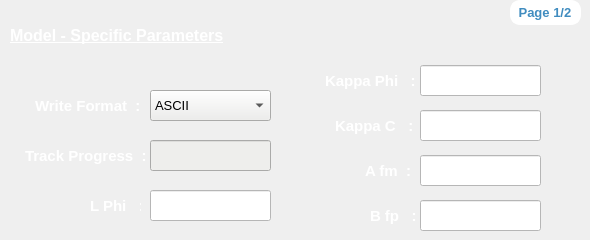
      <widget class="QWidget" name="page_6">
       <property name="styleSheet">
        <string notr="true">#page_6{
background-color: rgb(64, 140, 191);
}
</string>
       </property>
       <widget class="QLabel" name="label_102">
        <property name="geometry">
         <rect>
          <x>510</x>
          <y>0</y>
          <width>71</width>
          <height>25</height>
         </rect>
        </property>
        <property name="font">
         <font>
          <family>Ubuntu</family>
          <pointsize>10</pointsize>
          <weight>75</weight>
          <bold>true</bold>
         </font>
        </property>
        <property name="styleSheet">
         <string notr="true">background-color: rgb(255, 255, 255);
border : 2px solid white;
border-radius :10px;
color :rgb(64, 140, 191);</string>
        </property>
        <property name="text">
         <string> Page 1/2</string>
        </property>
       </widget>
       <widget class="QLabel" name="label_105">
        <property name="geometry">
         <rect>
          <x>325</x>
          <y>65</y>
          <width>91</width>
          <height>31</height>
         </rect>
        </property>
        <property name="font">
         <font>
          <family>Ubuntu</family>
          <pointsize>11</pointsize>
          <weight>75</weight>
          <italic>false</italic>
          <bold>true</bold>
         </font>
        </property>
        <property name="styleSheet">
         <string notr="true">color: rgb(255, 255, 255);</string>
        </property>
        <property name="text">
         <string>Kappa Phi   :</string>
        </property>
       </widget>
       <widget class="QLineEdit" name="kappaPhiCH">
        <property name="geometry">
         <rect>
          <x>420</x>
          <y>65</y>
          <width>121</width>
          <height>31</height>
         </rect>
        </property>
        <property name="styleSheet">
         <string notr="true">background-color: rgb(255, 255, 255);</string>
        </property>
        <property name="text">
         <string/>
        </property>
       </widget>
       <widget class="QLabel" name="label_106">
        <property name="geometry">
         <rect>
          <x>335</x>
          <y>110</y>
          <width>81</width>
          <height>31</height>
         </rect>
        </property>
        <property name="font">
         <font>
          <family>Ubuntu</family>
          <pointsize>11</pointsize>
          <weight>75</weight>
          <italic>false</italic>
          <bold>true</bold>
         </font>
        </property>
        <property name="styleSheet">
         <string notr="true">color: rgb(255, 255, 255);</string>
        </property>
        <property name="text">
         <string>Kappa C   :</string>
        </property>
       </widget>
       <widget class="QLineEdit" name="kappaCCH">
        <property name="geometry">
         <rect>
          <x>420</x>
          <y>110</y>
          <width>121</width>
          <height>31</height>
         </rect>
        </property>
        <property name="styleSheet">
         <string notr="true">background-color: rgb(255, 255, 255);</string>
        </property>
        <property name="text">
         <string/>
        </property>
       </widget>
       <widget class="QLineEdit" name="afmCH">
        <property name="geometry">
         <rect>
          <x>420</x>
          <y>155</y>
          <width>121</width>
          <height>31</height>
         </rect>
        </property>
        <property name="styleSheet">
         <string notr="true">background-color: rgb(255, 255, 255);</string>
        </property>
        <property name="text">
         <string/>
        </property>
       </widget>
       <widget class="QLabel" name="label_107">
        <property name="geometry">
         <rect>
          <x>365</x>
          <y>155</y>
          <width>51</width>
          <height>31</height>
         </rect>
        </property>
        <property name="font">
         <font>
          <family>Ubuntu</family>
          <pointsize>11</pointsize>
          <weight>75</weight>
          <italic>false</italic>
          <bold>true</bold>
         </font>
        </property>
        <property name="styleSheet">
         <string notr="true">color: rgb(255, 255, 255);</string>
        </property>
        <property name="text">
         <string>A fm  :</string>
        </property>
       </widget>
       <widget class="QLineEdit" name="bfpCH">
        <property name="geometry">
         <rect>
          <x>420</x>
          <y>200</y>
          <width>121</width>
          <height>31</height>
         </rect>
        </property>
        <property name="styleSheet">
         <string notr="true">background-color: rgb(255, 255, 255);</string>
        </property>
        <property name="text">
         <string/>
        </property>
       </widget>
       <widget class="QLabel" name="label_108">
        <property name="geometry">
         <rect>
          <x>370</x>
          <y>200</y>
          <width>51</width>
          <height>31</height>
         </rect>
        </property>
        <property name="font">
         <font>
          <family>Ubuntu</family>
          <pointsize>11</pointsize>
          <weight>75</weight>
          <italic>false</italic>
          <bold>true</bold>
         </font>
        </property>
        <property name="styleSheet">
         <string notr="true">color: rgb(255, 255, 255);</string>
        </property>
        <property name="text">
         <string>B fp   :</string>
        </property>
       </widget>
       <widget class="QComboBox" name="writeFormatCH">
        <property name="geometry">
         <rect>
          <x>150</x>
          <y>90</y>
          <width>121</width>
          <height>31</height>
         </rect>
        </property>
        <property name="font">
         <font>
          <family>Ubuntu</family>
          <pointsize>10</pointsize>
          <italic>false</italic>
         </font>
        </property>
        <property name="styleSheet">
         <string notr="true">
background-color: rgb(238, 238, 236);
</string>
        </property>
        <item>
         <property name="text">
          <string>ASCII</string>
         </property>
        </item>
        <item>
         <property name="text">
          <string>BINARY</string>
         </property>
        </item>
       </widget>
       <widget class="QLineEdit" name="trackProgressCH">
        <property name="geometry">
         <rect>
          <x>150</x>
          <y>140</y>
          <width>121</width>
          <height>31</height>
         </rect>
        </property>
        <property name="styleSheet">
         <string notr="true">background-color: rgb(238, 238, 236);</string>
        </property>
       </widget>
       <widget class="QLabel" name="label_131">
        <property name="geometry">
         <rect>
          <x>35</x>
          <y>90</y>
          <width>111</width>
          <height>31</height>
         </rect>
        </property>
        <property name="font">
         <font>
          <family>Ubuntu</family>
          <pointsize>11</pointsize>
          <weight>75</weight>
          <italic>false</italic>
          <bold>true</bold>
         </font>
        </property>
        <property name="styleSheet">
         <string notr="true">color: rgb(255, 255, 255);</string>
        </property>
        <property name="text">
         <string>Write Format  :</string>
        </property>
       </widget>
       <widget class="QLabel" name="label_130">
        <property name="geometry">
         <rect>
          <x>25</x>
          <y>140</y>
          <width>121</width>
          <height>31</height>
         </rect>
        </property>
        <property name="font">
         <font>
          <family>Ubuntu</family>
          <pointsize>11</pointsize>
          <weight>75</weight>
          <italic>false</italic>
          <bold>true</bold>
         </font>
        </property>
        <property name="styleSheet">
         <string notr="true">color: rgb(255, 255, 255);</string>
        </property>
        <property name="text">
         <string>Track Progress  :</string>
        </property>
       </widget>
       <widget class="QLineEdit" name="lPhiCH">
        <property name="geometry">
         <rect>
          <x>150</x>
          <y>190</y>
          <width>121</width>
          <height>31</height>
         </rect>
        </property>
        <property name="styleSheet">
         <string notr="true">background-color: rgb(255, 255, 255);</string>
        </property>
        <property name="text">
         <string/>
        </property>
       </widget>
       <widget class="QLabel" name="label_104">
        <property name="geometry">
         <rect>
          <x>90</x>
          <y>190</y>
          <width>51</width>
          <height>31</height>
         </rect>
        </property>
        <property name="font">
         <font>
          <family>Ubuntu</family>
          <pointsize>11</pointsize>
          <weight>75</weight>
          <italic>false</italic>
          <bold>true</bold>
         </font>
        </property>
        <property name="styleSheet">
         <string notr="true">color: rgb(255, 255, 255);</string>
        </property>
        <property name="text">
         <string>L Phi   :</string>
        </property>
       </widget>
       <widget class="QLabel" name="label_133">
        <property name="geometry">
         <rect>
          <x>10</x>
          <y>20</y>
          <width>221</width>
          <height>31</height>
         </rect>
        </property>
        <property name="font">
         <font>
          <family>Ubuntu</family>
          <pointsize>12</pointsize>
          <weight>75</weight>
          <italic>false</italic>
          <bold>true</bold>
          <underline>true</underline>
         </font>
        </property>
        <property name="styleSheet">
         <string notr="true">color: rgb(255, 255, 255);</string>
        </property>
        <property name="text">
         <string>Model - Specific Parameters</string>
        </property>
       </widget>
      </widget>
